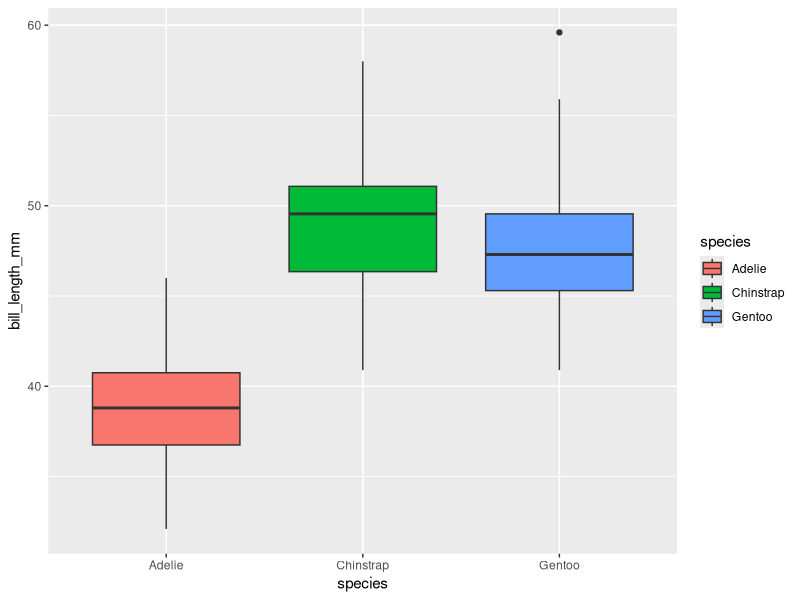
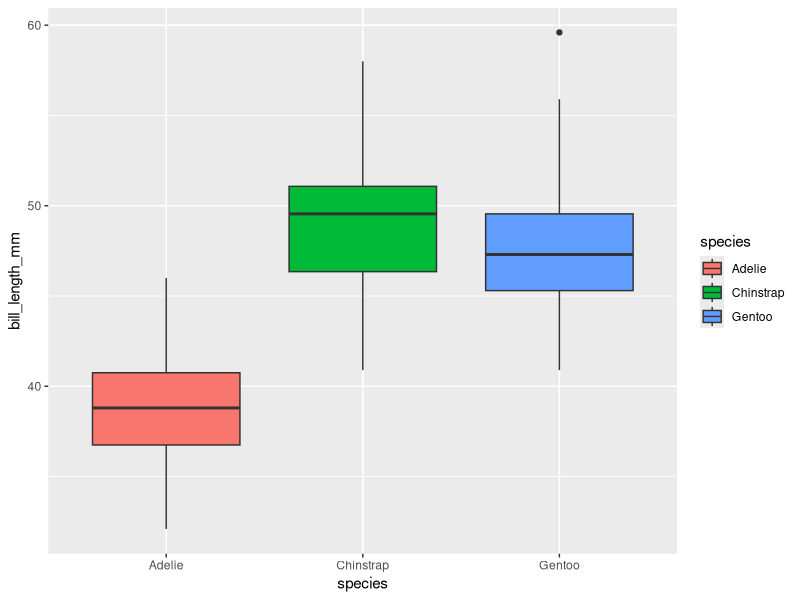

Write the R code that produced these figures, in order.

            library(ggplot2)
            library(palmerpenguins)
            built_answer <- tryCatch(
                {
                    set.seed(42)
                    ggplot(penguins, aes(x = species, y = bill_length_mm, fill = species)) + geom_boxplot()
                    suppressWarnings(
                        if (!file.exists("/sandbox/figures/bill-length_species_boxplot_coloured_species_answer.png")) {
                            ggsave(
                                width = 3,
                                height = 3,
                                "/sandbox/figures/bill-length_species_boxplot_coloured_species_answer.png"
                            )
                        }
                    )
                    suppressWarnings(
                        ggplot_build(last_plot())
                    )
                },
                error = function(e) {
                    'ERROR'
                }
            )
            built_submission <- tryCatch(
                {
                    set.seed(42)
                    ggplot(penguins, aes(x = species, y = bill_length_mm, fill = species)) +
  geom_boxplot()
                    suppressWarnings(
                        ggsave(
                            width = 3,
                            height = 3,
                            "figures/bill-length_species_boxplot_coloured_species_submission_llama.png"
                        )
                    )
                    suppressWarnings(
                        ggplot_build(last_plot())
                    )
                },
                error = function(e) {
                    'ERROR'
                }
            )
            cat(isTRUE(all.equal(built_answer, built_submission)))
        
